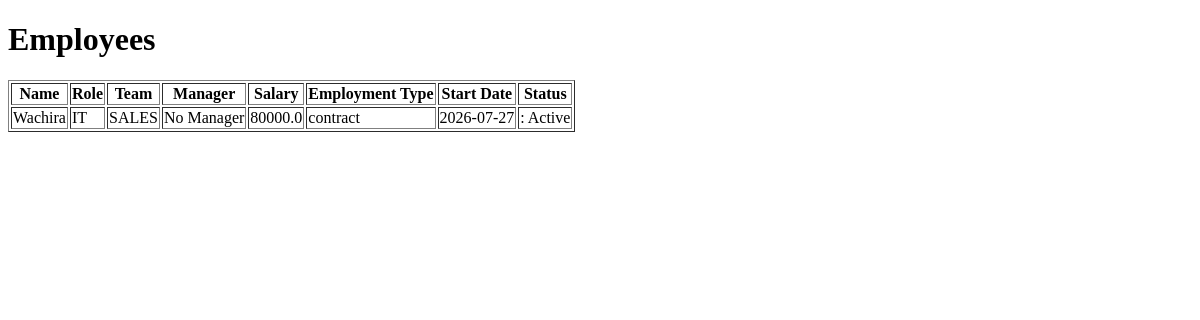
Page /employees on the earlier database version.
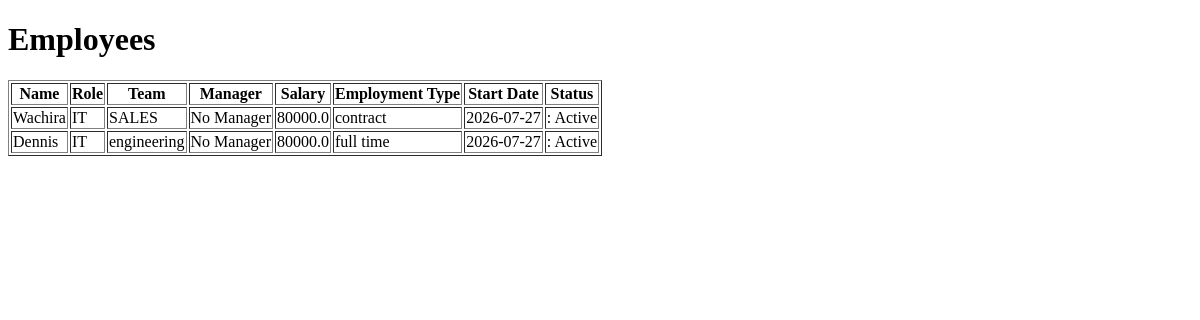
Same page on the later database version.
### models/employees.py (models this page shows)
class Employee(db.Model):
    __tablename__ = "employees"
    id = db.Column(db.Integer, primary_key=True)
    name = db.Column(db.String(100), nullable=False)
    role = db.Column(db.String(100), nullable=False)
    team = db.Column(db.String(100), nullable=False)
    salary = db.Column(db.Float, nullable=False)
    employment_type = db.Column(db.String(50), nullable=False)
    leave_balance = db.Column(
    db.Integer,
    nullable=False,
    default=21
)
    start_date = db.Column(db.Date, nullable=False)
    manager_id = db.Column(
    db.Integer,
    db.ForeignKey("employees.id"),
    nullable=True
)
    manager = relationship(
        "Employee",
        remote_side=[id],
        backref="subordinates"
    )
    is_active = db.Column(db.Boolean, default=True)

### routes/employee_routes.py (the view)
@employee_bp.route("/employees")
def list_employees():
    employees = Employee.query.all()
    return render_template("employees.html", employees=employees)

### templates/employees.html (shortened to what this page needs)
<!DOCTYPE html>
<html>
<head>
</head>
<body>
<h1>Employees</h1>
{% if employees %}
<table border="1">
    <tr>
        <th>Name</th>
        <th>Role</th>
        <th>Team</th>
        <th>Manager</th>
        <th>Salary</th>
        <th>Employment Type</th>
        <th>Start Date</th>
        <th>Status</th>
    </tr>
    {% for employee in employees %}
    <tr>
        <td>{{ employee.name }}</td>
        <td>{{ employee.role }}</td>
        <td>{{ employee.team }}</td>
        <td>
            {% if employee.manager %}
                {{ employee.manager.name }}
            {% else %}
                No Manager
            {% endif %}
        </td>
        <td>{{ employee.salary }}</td>
        <td>{{ employee.employment_type }}</td>
        <td>{{ employee.start_date }}</td>
        <td>
            {%if employee.is_active%}:
                Active
            {%else%}
                Inactive
            {%endif%}
        </td>
    </tr>
    {% endfor %}
</table>
{% else %}
<p>No employees found.</p>
{% endif %}
</body>
</html>

Differences in the rows shown:
added Employee: name "Dennis", role "IT", team "engineering", salary "80000.0", employment_type "full time", start_date "2026-07-27", is_active ": Active"
